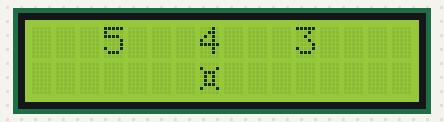
Bench run of a sketch on a simulated Arduino Mega 2560, built with avr-gcc and run on an emulated ATmega2560. Parts: 16×2 character LCD. Random numbers use the default seed unless the sketch sets one; what the sketch prints to the serial monitor is not drawn.

Above: at 0.1 s.
At 27.2 s:
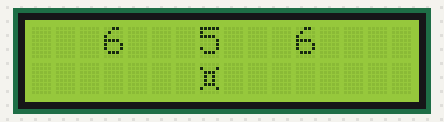
At 45.2 s:
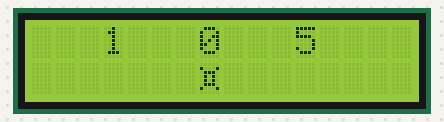
At 63.2 s:
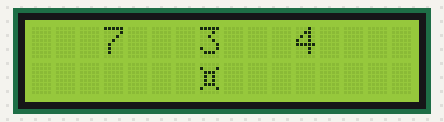
At 90.2 s:
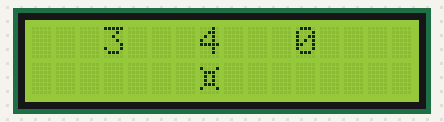
At 126.3 s:
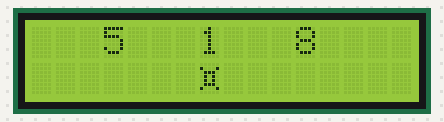

Measured:
- what the display in image 1 shows lasts 5.0 s, from 27.1 s to 32.1 s

The sketch:

JUEGO.ino
```cpp
#include <time.h>
#include <Wire.h>
#include <LiquidCrystal_I2C.h>;
LiquidCrystal_I2C lcd(0x27,16,2);
int S;
int numUno, numDos, numTres;
byte carro[8] = {
  0b00000000,
  0b00010001,
  0b00001110,
  0b00001010,
  0b00001010,
  0b00001110,
  0b00010001,
  0b00000000,
};

void setup() {
  Serial.begin(9600);
  lcd.init();
  lcd.backlight();
  pinMode(S,INPUT);
  S = 0;
  S = analogRead(36);
  lcd.createChar(0,carro);
  srand((unsigned int)time(NULL));
}

void loop() {
  lcd.setCursor(7,1);
  lcd.write((byte)0);

  if(S>4000){
    lcd.setCursor(6,1);
    lcd.write((byte)0);
    lcd.setCursor(7,1);
    lcd.print(" ");
    delay(2000);
  }
  if(S>100 && S<300){
    lcd.setCursor(8,1);
    lcd.write((byte)0);
    lcd.setCursor(7,1);
    lcd.print(" ");
    lcd.setCursor(6,1);
    lcd.print(" ");
    delay(2000);
  }

  numUno = rand()%10;
  lcd.setCursor(7,0);
  lcd.print(numUno);
  numDos = rand()%10;
  lcd.setCursor(3,0);
  lcd.print(numDos);
  numTres = rand()%10;
  lcd.setCursor(11,0);
  lcd.print(numTres);
  delay(5000);
  lcd.clear();
  delay(2000);
  Serial.println(S);
  delay(2000);

}
```
